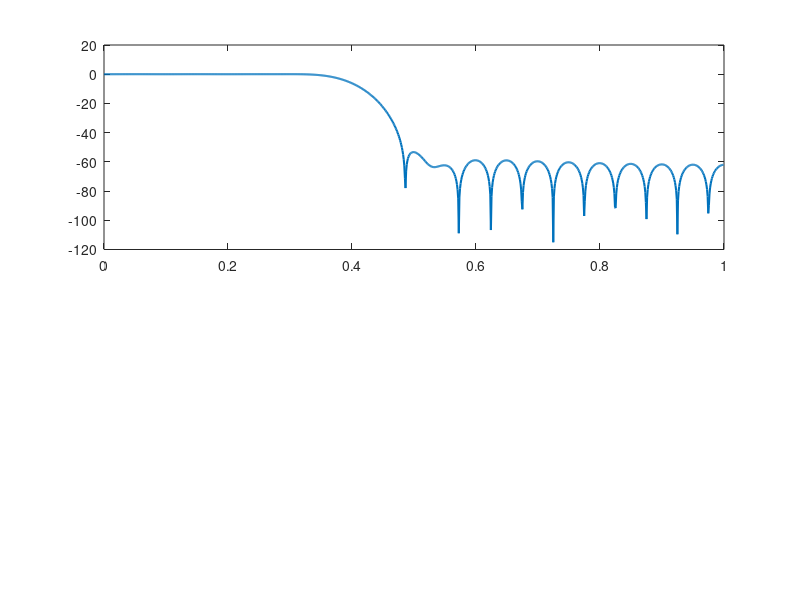

MATLAB code for this plot: (Note: this script raises an error after producing the figure.)
%% FIR Filter Design Specifications
wp = 0.3 * pi;  % Passband edge frequency (rad/sample)
ws = 0.5 * pi;  % Stopband edge frequency (rad/sample)
Ap = 0.5;       % Passband ripple (dB)
As = 50;        % Minimum stopband attenuation (dB)

% Ideal cutoff frequency is the midpoint of the transition band
wc = (wp + ws) / 2;
% Transition bandwidth
delta_w = ws - wp;

%% (a) Fixed Window Design
% To achieve a stopband attenuation of at least 50 dB, we need a Hamming window.
% (Rectangular = ~21dB, Bartlett = ~25dB, Hanning = ~44dB, Hamming = ~53dB)

% The empirical transition width for a Hamming window is approx 8*pi / N.
% Therefore, the required length N is:
N_hamming = ceil(8 * pi / delta_w);

% Ensure the filter length is odd (even order) to create a Type I linear phase filter
if mod(N_hamming, 2) == 0
    N_hamming = N_hamming + 1;
end
order_hamming = N_hamming - 1;

% Design the filter using fir1
% Note: fir1 takes normalized frequency where 1.0 corresponds to pi
h_fixed = fir1(order_hamming, wc/pi, 'low', hamming(N_hamming));


%% (b) Kaiser Window Design
% MATLAB provides 'kaiserord' to automatically compute the optimal filter 
% order and beta parameter based on the exact ripple specifications.

% Convert frequencies to normalized values (0 to 1, where 1 corresponds to pi)
f_edges = [wp/pi, ws/pi]; 
mags = [1 0]; % Desired amplitudes (1 for passband, 0 for stopband)

% Convert dB specifications to linear deviations
dev_p = (10^(Ap/20) - 1) / (10^(Ap/20) + 1);
dev_s = 10^(-As/20);
devs = [dev_p, dev_s];

% Calculate Kaiser parameters
[order_kaiser, Wn, beta, ftype] = kaiserord(f_edges, mags, devs);
N_kaiser = order_kaiser + 1;

% Design the filter
h_kaiser = fir1(order_kaiser, Wn, ftype, kaiser(N_kaiser, beta));


%% Output Comparison to Command Window
fprintf('--- Filter Length Comparison ---\n');
fprintf('Fixed Window (Hamming) Length: %d\n', N_hamming);
fprintf('Kaiser Window Length: %d\n', N_kaiser);
fprintf('--------------------------------\n');


%% Plotting the Results
% Use freqz to compute the frequency response (1024 points for smooth curves)
[H_fixed, w] = freqz(h_fixed, 1, 1024);
[H_kaiser, ~] = freqz(h_kaiser, 1, 1024);

% Convert magnitude to Decibels
mag_fixed_dB = 20*log10(abs(H_fixed));
mag_kaiser_dB = 20*log10(abs(H_kaiser));

figure('Name', 'FIR Filter Design Comparison', 'Position', [100, 100, 800, 500]);

% Plot Fixed Window (Hamming)
subplot(2,1,1);
plot(w/pi, mag_fixed_dB, 'LineWidth', 1.5);
hold on;
yline(-As, 'r--', 'Stopband Spec (-50 dB)');
xline(wp/pi, 'g--', '\omega_p');
xline(ws/pi, 'm--', '\omega_s');
hold off;
title(['(a) Hamming Window FIR Filter (Length N = ', num2str(N_hamming), ')']);
ylabel('Magnitude (dB)');
xlabel('Normalized Frequency (\times \pi rad/sample)');
grid on;
ylim([-100 10]);

% Plot Kaiser Window
subplot(2,1,2);
plot(w/pi, mag_kaiser_dB, 'LineWidth', 1.5);
hold on;
yline(-As, 'r--', 'Stopband Spec (-50 dB)');
xline(wp/pi, 'g--', '\omega_p');
xline(ws/pi, 'm--', '\omega_s');
hold off;
title(['(b) Kaiser Window FIR Filter (Length N = ', num2str(N_kaiser), ')']);
ylabel('Magnitude (dB)');
xlabel('Normalized Frequency (\times \pi rad/sample)');
grid on;
ylim([-100 10]);
